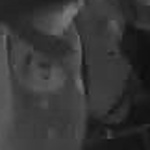
#> input picture Data/nicol/rostro_0000.jpg, 150 x 150 px, given in place of the camera
$ python ImageCapture.py
#> lines starting #> are read from the running program, lines starting #| are printed output that depends on the picture; after the words box and inside, x2 and y2 are one past the last pixel; in counts of white or black regions, pixels touching at a corner belong together
import cv2
import os

# Crear carpeta Data si no existe
dataPath = 'Data'
if not os.path.exists(dataPath):
    os.makedirs(dataPath)

# Nombre de la persona (cambia esto por el nombre real)
personName = input("Ingresa el nombre de la persona: ")
#> the answer given: Data/nicol/rostro_0000.jpg
personPath = os.path.join(dataPath, personName)

if not os.path.exists(personPath):
    os.makedirs(personPath)

# Usar cámara web local para capturar (más fácil para empezar)
cap = cv2.VideoCapture(0)  # Cámara web local
# Si quieres usar ESP32-CAM, cambia por: cap = cv2.VideoCapture('http://192.168.88.12:81/stream')

if not cap.isOpened():
    print("Error: No se pudo abrir la cámara")
    exit()

faceClassif = cv2.CascadeClassifier(cv2.data.haarcascades + 'haarcascade_frontalface_default.xml')

count = 0
max_photos = 300

print(f"Capturando fotos de {personName}")
print("Presiona ESPACIO para capturar, ESC para salir")

while True:
    ret, frame = cap.read()
#> frame is the input picture: shape (150, 150, 3); min 12, max 124, mean 55.3
    if not ret:
        break

    gray = cv2.cvtColor(frame, cv2.COLOR_BGR2GRAY)
    auxFrame = gray.copy()

    faces = faceClassif.detectMultiScale(gray, 1.3, 5)
#> faces = ()

    for (x, y, w, h) in faces:
        cv2.rectangle(frame, (x, y), (x + w, y + h), (0, 255, 0), 2)
        rostro = auxFrame[y:y + h, x:x + w]
        rostro = cv2.resize(rostro, (150, 150), interpolation=cv2.INTER_CUBIC)

        # Capturar automáticamente cada 10 frames
        if count % 10 == 0:
            cv2.imwrite(os.path.join(personPath, f'rostro_{count}.jpg'), rostro)
            print(f"Foto {count}/{max_photos} capturada")

        count += 1
#> this loop made 0 passes
#> after the loop, count = 0

    cv2.putText(frame, f"Fotos: {count}/{max_photos}", (10, 30), cv2.FONT_HERSHEY_SIMPLEX, 1, (0, 255, 0), 2)
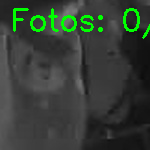
#> frame: shape (150, 150, 3); 3.77% of pixels changed, all inside (x1, y1, x2, y2) = (13, 8, 150, 39)
    cv2.imshow('Capturando rostros', frame)

    key = cv2.waitKey(1) & 0xFF
#> (key Esc is pressed here)
    if key == 27 or count >= max_photos:  # ESC o máximo de fotos
        break

cap.release()
cv2.destroyAllWindows()
print(f"Captura completada. {count} fotos guardadas en {personPath}")
#| Captura completada. 0 fotos guardadas en Data/Data/nicol/rostro_0000.jpg

$ run again, on Data/nicol/rostro_0001.jpg
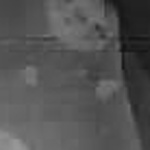
#> input picture Data/nicol/rostro_0001.jpg, 150 x 150 px, given in place of the camera
#> frame is the input picture: shape (150, 150, 3); min 19, max 152, mean 83.2
#> faces = ()
#> after the loop `for (x, y, w, h) in faces:`: count = 0
#> `cv2.putText(frame, f"Fotos: {count}/{max_photos}", (10, 30), cv2.FONT_..`:
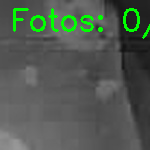
#> frame: shape (150, 150, 3); 3.77% of pixels changed, all inside (x1, y1, x2, y2) = (13, 8, 150, 39)
#| Captura completada. 0 fotos guardadas en Data/Data/nicol/rostro_0001.jpg

$ run again, on Data/nicol/rostro_0002.jpg
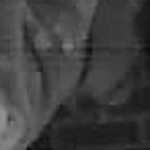
#> input picture Data/nicol/rostro_0002.jpg, 150 x 150 px, given in place of the camera
#> frame is the input picture: shape (150, 150, 3); min 3, max 147, mean 62.7
#> faces = ()
#> after the loop `for (x, y, w, h) in faces:`: count = 0
#> `cv2.putText(frame, f"Fotos: {count}/{max_photos}", (10, 30), cv2.FONT_..`:
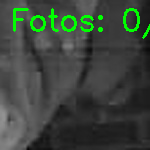
#> frame: shape (150, 150, 3); 3.77% of pixels changed, all inside (x1, y1, x2, y2) = (13, 8, 150, 39)
#| Captura completada. 0 fotos guardadas en Data/Data/nicol/rostro_0002.jpg

$ run again, on Data/nicol/rostro_0003.jpg
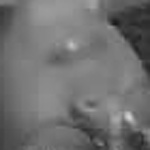
#> input picture Data/nicol/rostro_0003.jpg, 150 x 150 px, given in place of the camera
#> frame is the input picture: shape (150, 150, 3); min 23, max 212, mean 112.6
#> faces = ()
#> after the loop `for (x, y, w, h) in faces:`: count = 0
#> `cv2.putText(frame, f"Fotos: {count}/{max_photos}", (10, 30), cv2.FONT_..`:
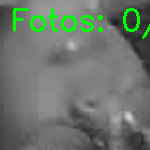
#> frame: shape (150, 150, 3); 3.77% of pixels changed, all inside (x1, y1, x2, y2) = (13, 8, 150, 39)
#| Captura completada. 0 fotos guardadas en Data/Data/nicol/rostro_0003.jpg
